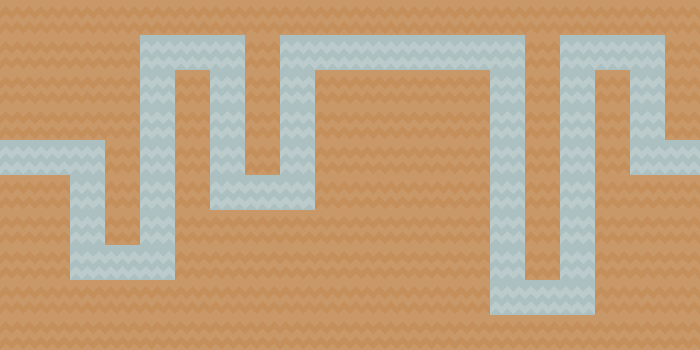

This is a level from a 2D game, rendered from its Tiled map with the project's own tilesets. A one-line summary and the map file follow, with tile-layer data summarised:
An orthogonal 20x10 tile map with 35x35 px tiles, 2 tile layers (background, collision).

<map version="1.0" orientation="orthogonal" renderorder="right-down" width="20" height="10" tilewidth="35" tileheight="35" nextobjectid="6">
 <tileset firstgid="1" name="tiles_spritesheet" tilewidth="35" tileheight="35" spacing="1" tilecount="156" columns="12">
  <image source="../tiles/tiles_spritesheet.png" width="457" height="468" />
 </tileset>
 <layer name="background" width="20" height="10">
  <data>[200 cells, 200 non-empty, 1 distinct tile ids]</data>
 </layer>
 <layer name="collision" width="20" height="10">
  <properties>
   <property name="collision" value="true" />
  </properties>
  <data>[200 cells, 146 non-empty, 1 distinct tile ids]</data>
 </layer>
 <objectgroup name="objects" />
</map>